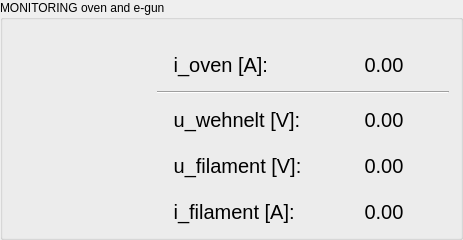
           <widget class="QGroupBox" name="groupBox_8">
            <property name="title">
             <string>MONITORING oven and e-gun</string>
            </property>
            <layout class="QVBoxLayout" name="verticalLayout_8">
             <property name="topMargin">
              <number>5</number>
             </property>
             <property name="bottomMargin">
              <number>5</number>
             </property>
             <item>
              <layout class="QGridLayout" name="gridLayout_9">
               <item row="2" column="4" colspan="3">
                <widget class="Line" name="line_32">
                 <property name="orientation">
                  <enum>Qt::Horizontal</enum>
                 </property>
                </widget>
               </item>
               <item row="1" column="0" rowspan="5" colspan="3">
                <layout class="QVBoxLayout" name="verticalLayout_monitoring_ovenandegun"/>
               </item>
               <item row="0" column="6">
                <spacer name="horizontalSpacer_141">
                 <property name="orientation">
                  <enum>Qt::Horizontal</enum>
                 </property>
                 <property name="sizeType">
                  <enum>QSizePolicy::Fixed</enum>
                 </property>
                 <property name="sizeHint" stdset="0">
                  <size>
                   <width>130</width>
                   <height>20</height>
                  </size>
                 </property>
                </spacer>
               </item>
               <item row="0" column="4">
                <spacer name="horizontalSpacer_142">
                 <property name="orientation">
                  <enum>Qt::Horizontal</enum>
                 </property>
                 <property name="sizeHint" stdset="0">
                  <size>
                   <width>40</width>
                   <height>20</height>
                  </size>
                 </property>
                </spacer>
               </item>
               <item row="0" column="0">
                <spacer name="horizontalSpacer_5">
                 <property name="orientation">
                  <enum>Qt::Horizontal</enum>
                 </property>
                 <property name="sizeHint" stdset="0">
                  <size>
                   <width>40</width>
                   <height>5</height>
                  </size>
                 </property>
                </spacer>
               </item>
               <item row="4" column="6">
                <widget class="QLabel" name="label_e_gun_u_fil">
                 <property name="font">
                  <font>
                   <pointsize>15</pointsize>
                  </font>
                 </property>
                 <property name="text">
                  <string> 0.00 </string>
                 </property>
                 <property name="alignment">
                  <set>Qt::AlignCenter</set>
                 </property>
                </widget>
               </item>
               <item row="3" column="4" colspan="2">
                <widget class="QLabel" name="label_83">
                 <property name="font">
                  <font>
                   <pointsize>15</pointsize>
                  </font>
                 </property>
                 <property name="text">
                  <string>   u_wehnelt [V]:  </string>
                 </property>
                </widget>
               </item>
               <item row="5" column="3">
                <spacer name="verticalSpacer_34">
                 <property name="orientation">
                  <enum>Qt::Vertical</enum>
                 </property>
                 <property name="sizeHint" stdset="0">
                  <size>
                   <width>5</width>
                   <height>40</height>
                  </size>
                 </property>
                </spacer>
               </item>
               <item row="3" column="3">
                <spacer name="verticalSpacer_7">
                 <property name="orientation">
                  <enum>Qt::Vertical</enum>
                 </property>
                 <property name="sizeHint" stdset="0">
                  <size>
                   <width>5</width>
                   <height>40</height>
                  </size>
                 </property>
                </spacer>
               </item>
               <item row="4" column="3">
                <spacer name="verticalSpacer_20">
                 <property name="orientation">
                  <enum>Qt::Vertical</enum>
                 </property>
                 <property name="sizeHint" stdset="0">
                  <size>
                   <width>5</width>
                   <height>40</height>
                  </size>
                 </property>
                </spacer>
               </item>
               <item row="3" column="6">
                <widget class="QLabel" name="label_e_gun_i_weh">
                 <property name="font">
                  <font>
                   <pointsize>15</pointsize>
                  </font>
                 </property>
                 <property name="text">
                  <string> 0.00 </string>
                 </property>
                 <property name="alignment">
                  <set>Qt::AlignCenter</set>
                 </property>
                </widget>
               </item>
               <item row="0" column="1">
                <spacer name="horizontalSpacer_144">
                 <property name="orientation">
                  <enum>Qt::Horizontal</enum>
                 </property>
                 <property name="sizeHint" stdset="0">
                  <size>
                   <width>40</width>
                   <height>20</height>
                  </size>
                 </property>
                </spacer>
               </item>
               <item row="0" column="2">
                <spacer name="horizontalSpacer_143">
                 <property name="orientation">
                  <enum>Qt::Horizontal</enum>
                 </property>
                 <property name="sizeHint" stdset="0">
                  <size>
                   <width>40</width>
                   <height>20</height>
                  </size>
                 </property>
                </spacer>
               </item>
               <item row="5" column="6">
                <widget class="QLabel" name="label_e_gun_i_fil">
                 <property name="font">
                  <font>
                   <pointsize>15</pointsize>
                  </font>
                 </property>
                 <property name="text">
                  <string> 0.00 </string>
                 </property>
                 <property name="alignment">
                  <set>Qt::AlignCenter</set>
                 </property>
                </widget>
               </item>
               <item row="0" column="5">
                <spacer name="horizontalSpacer_26">
                 <property name="orientation">
                  <enum>Qt::Horizontal</enum>
                 </property>
                 <property name="sizeHint" stdset="0">
                  <size>
                   <width>40</width>
                   <height>20</height>
                  </size>
                 </property>
                </spacer>
               </item>
               <item row="5" column="4" colspan="2">
                <widget class="QLabel" name="label_81">
                 <property name="font">
                  <font>
                   <pointsize>15</pointsize>
                  </font>
                 </property>
                 <property name="text">
                  <string>   i_filament [A]:   </string>
                 </property>
                </widget>
               </item>
               <item row="1" column="6">
                <widget class="QLabel" name="label_oven_i">
                 <property name="font">
                  <font>
                   <pointsize>15</pointsize>
                  </font>
                 </property>
                 <property name="text">
                  <string> 0.00 </string>
                 </property>
                 <property name="alignment">
                  <set>Qt::AlignCenter</set>
                 </property>
                </widget>
               </item>
               <item row="1" column="4" colspan="2">
                <widget class="QLabel" name="label_77">
                 <property name="font">
                  <font>
                   <pointsize>15</pointsize>
                  </font>
                 </property>
                 <property name="text">
                  <string>   i_oven [A]:   </string>
                 </property>
                </widget>
               </item>
               <item row="4" column="4" colspan="2">
                <widget class="QLabel" name="label_82">
                 <property name="font">
                  <font>
                   <pointsize>15</pointsize>
                  </font>
                 </property>
                 <property name="text">
                  <string>   u_filament [V]:  </string>
                 </property>
                </widget>
               </item>
               <item row="1" column="3">
                <spacer name="verticalSpacer_36">
                 <property name="orientation">
                  <enum>Qt::Vertical</enum>
                 </property>
                 <property name="sizeHint" stdset="0">
                  <size>
                   <width>5</width>
                   <height>40</height>
                  </size>
                 </property>
                </spacer>
               </item>
              </layout>
             </item>
            </layout>
           </widget>
